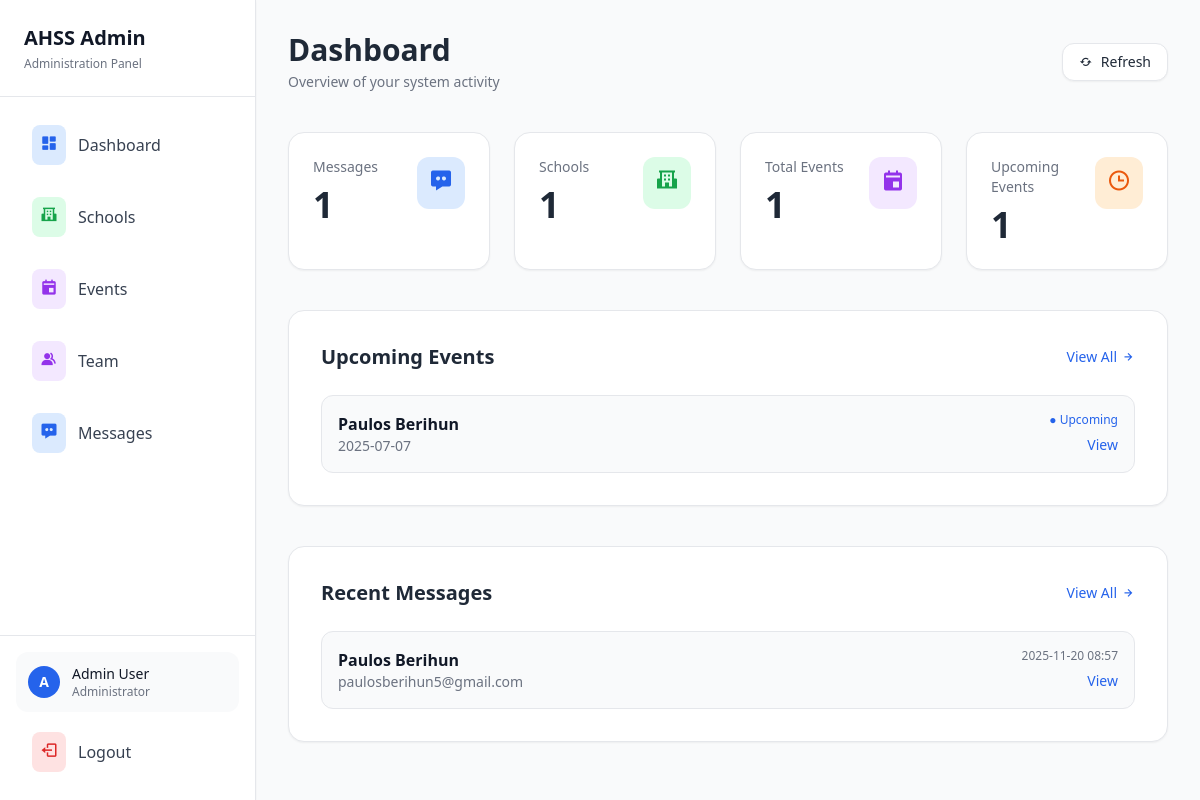
Screenshot of /admin/dashboard (signed in) with the database file from the repository.
### tables this page shows
CREATE TABLE events
            (id INTEGER PRIMARY KEY AUTOINCREMENT,
            title TEXT NOT NULL,
            description TEXT NOT NULL,
            event_date DATE NOT NULL,
            event_type TEXT NOT NULL, -- 'upcoming' or 'past'
            registration_link TEXT,
            gallery_link TEXT,
            image_filenames TEXT, -- JSON string of uploaded image filenames
            is_active BOOLEAN DEFAULT 1,
            created_at TIMESTAMP DEFAULT CURRENT_TIMESTAMP,
            updated_at TIMESTAMP DEFAULT CURRENT_TIMESTAMP);

CREATE TABLE contact_messages
                (id INTEGER PRIMARY KEY AUTOINCREMENT,
                name TEXT NOT NULL,
                email TEXT NOT NULL,
                message TEXT NOT NULL,
                is_read BOOLEAN DEFAULT 0,
                created_at TIMESTAMP DEFAULT CURRENT_TIMESTAMP);

### app.py (the view)
@app.route('/admin/dashboard')
@admin_required
def admin_dashboard():
    conn = get_db_connection()
    messages_count = conn.execute('SELECT COUNT(*) FROM contact_messages').fetchone()[0]
    schools_count = conn.execute('SELECT COUNT(*) FROM schools').fetchone()[0]
    events_count = conn.execute('SELECT COUNT(*) FROM events').fetchone()[0]
    upcoming_events_count = conn.execute('SELECT COUNT(*) FROM events WHERE event_type = "upcoming" AND is_active = 1').fetchone()[0]
    recent_messages = conn.execute('''
        SELECT * FROM contact_messages
        ORDER BY created_at DESC
        LIMIT 5
    ''').fetchall()
    upcoming_events = conn.execute('''
        SELECT * FROM events
        WHERE event_type = "upcoming" AND is_active = 1
        ORDER BY event_date ASC
        LIMIT 3
    ''').fetchall()
    conn.close()
    return render_template('admin/dashboard.html',
                         messages_count=messages_count,
                         schools_count=schools_count,
                         events_count=events_count,
                         upcoming_events_count=upcoming_events_count,
                         recent_messages=recent_messages,
                         upcoming_events=upcoming_events)

### app.py (called while the page is built)
def get_db_connection():
    conn = sqlite3.connect('site.db')
    conn.row_factory = sqlite3.Row
    return conn

def admin_required(f):
    @wraps(f)
    def decorated_function(*args, **kwargs):
        if 'admin_logged_in' not in session:
            return redirect(url_for('admin_login'))
        return f(*args, **kwargs)
    return decorated_function

### templates/admin/dashboard.html (shortened to what this page needs)
<!DOCTYPE html>
<html lang="en">
<head>
    <script src="https://cdn.tailwindcss.com"></script>
    <link href='https://unpkg.com/boxicons@2.1.4/css/boxicons.min.css' rel='stylesheet'>
</head>
<body class="bg-gray-50 text-gray-800">
<div class="flex min-h-screen">
    {% include 'admin/include/sidebar.html' %}
    <main class="lg:ml-64 flex-1 p-8">
        <div class="max-w-7xl mx-auto space-y-10">
            <div class="flex items-center justify-between">
                <div>
                    <h1 class="text-3xl font-bold">Dashboard</h1>
                    <p class="text-gray-500 text-sm mt-1">Overview of your system activity</p>
                </div>
                <div class="flex items-center space-x-3">
                    <button class="px-4 py-2 bg-white border border-gray-200 rounded-xl shadow-sm hover:shadow-md transition text-sm flex items-center">
                        <i class='bx bx-refresh mr-2'></i> Refresh
                    </button>
                </div>
            </div>
<div class="grid grid-cols-1 sm:grid-cols-2 lg:grid-cols-4 gap-6">
    <div class="bg-white rounded-2xl border border-gray-200 p-6 shadow-sm hover:shadow-md transition">
        <div class="flex items-start justify-between">
            <div>
                <p class="text-sm text-gray-500">Messages</p>
                <p class="text-4xl font-semibold mt-2">{{ messages_count }}</p>
            </div>
            <div class="p-3 bg-blue-100 text-blue-600 rounded-xl">
                <i class='bx bxs-message-dots text-2xl'></i>
            </div>
        </div>
    </div>
    <div class="bg-white rounded-2xl border border-gray-200 p-6 shadow-sm hover:shadow-md transition">
        <div class="flex items-start justify-between">
            <div>
                <p class="text-sm text-gray-500">Schools</p>
                <p class="text-4xl font-semibold mt-2">{{ schools_count }}</p>
            </div>
            <div class="p-3 bg-green-100 text-green-600 rounded-xl">
                <i class='bx bxs-school text-2xl'></i>
            </div>
        </div>
    </div>
    <div class="bg-white rounded-2xl border border-gray-200 p-6 shadow-sm hover:shadow-md transition">
        <div class="flex items-start justify-between">
            <div>
                <p class="text-sm text-gray-500">Total Events</p>
                <p class="text-4xl font-semibold mt-2">{{ events_count }}</p>
            </div>
            <div class="p-3 bg-purple-100 text-purple-600 rounded-xl">
                <i class='bx bxs-calendar-event text-2xl'></i>
            </div>
        </div>
    </div>
    <div class="bg-white rounded-2xl border border-gray-200 p-6 shadow-sm hover:shadow-md transition">
        <div class="flex items-start justify-between">
            <div>
                <p class="text-sm text-gray-500">Upcoming Events</p>
                <p class="text-4xl font-semibold mt-2">{{ upcoming_events_count }}</p>
            </div>
            <div class="p-3 bg-orange-100 text-orange-600 rounded-xl">
                <i class='bx bx-time text-2xl'></i>
            </div>
        </div>
    </div>
</div>
<div class="bg-white rounded-2xl border border-gray-200 shadow-sm p-8">
    <div class="flex items-center justify-between mb-6">
        <h2 class="text-xl font-semibold">Upcoming Events</h2>
        <a href="{{ url_for('admin_events') }}" class="text-blue-600 text-sm font-medium hover:underline flex items-center">
            View All <i class='bx bx-right-arrow-alt ml-1'></i>
        </a>
    </div>
    {% if upcoming_events %}
        <div class="space-y-4">
            {% for event in upcoming_events %}
            <div class="flex items-center justify-between p-4 bg-gray-50 rounded-xl border border-gray-200 hover:bg-gray-100 transition">
                <div>
                    <p class="font-semibold text-gray-900">{{ event.title }}</p>
                    <p class="text-sm text-gray-500">{{ event.event_date }}</p>
                </div>
                <div class="text-right">
                    <small class="text-xs text-gray-500 block mb-1">
                        {% if event.event_type == 'upcoming' %}
                            <span class="text-blue-600">● Upcoming</span>
                        {% else %}
                            <span class="text-green-600">● Past</span>
                        {% endif %}
                    </small>
                    <a href="{{ url_for('edit_event', event_id=event.id) }}" class="text-blue-600 text-sm hover:underline">View</a>
                </div>
            </div>
            {% endfor %}
        </div>
    {% endif %}
</div>
            <div class="bg-white rounded-2xl border border-gray-200 shadow-sm p-8">
                <div class="flex items-center justify-between mb-6">
                    <h2 class="text-xl font-semibold">Recent Messages</h2>
                    <a href="{{ url_for('admin_messages') }}" class="text-blue-600 text-sm font-medium hover:underline flex items-center">
                        View All <i class='bx bx-right-arrow-alt ml-1'></i>
                    </a>
                </div>
                {% if recent_messages %}
                    <div class="space-y-4">
                        {% for message in recent_messages %}
                        <div class="flex items-center justify-between p-4 bg-gray-50 rounded-xl border border-gray-200 hover:bg-gray-100 transition">
                            <div>
                                <p class="font-semibold text-gray-900">{{ message.name }}</p>
                                <p class="text-sm text-gray-500">{{ message.email }}</p>
                            </div>
                            <div class="text-right">
                                <small class="text-xs text-gray-500 block mb-1">{{ message.created_at[:16] }}</small>
                                <a href="{{ url_for('view_message', message_id=message.id) }}" class="text-blue-600 text-sm hover:underline">View</a>
                            </div>
                        </div>
                        {% endfor %}
                    </div>
                {% else %}
                    <div class="py-10 text-center text-gray-500">No recent messages found</div>
                {% endif %}
            </div>
        </div>
    </main>
</div>
</body>
</html>

### rows the page displays
events: title "Paulos Berihun", event_date "2025-07-07", event_type "● Upcoming"
contact_messages: name "Paulos Berihun", email "paulosberihun5@gmail.com", created_at "2025-11-20 08:57"

### other values shown
{{ messages_count }} "1"
{{ schools_count }} "1"
{{ events_count }} "1"
{{ upcoming_events_count }} "1"
